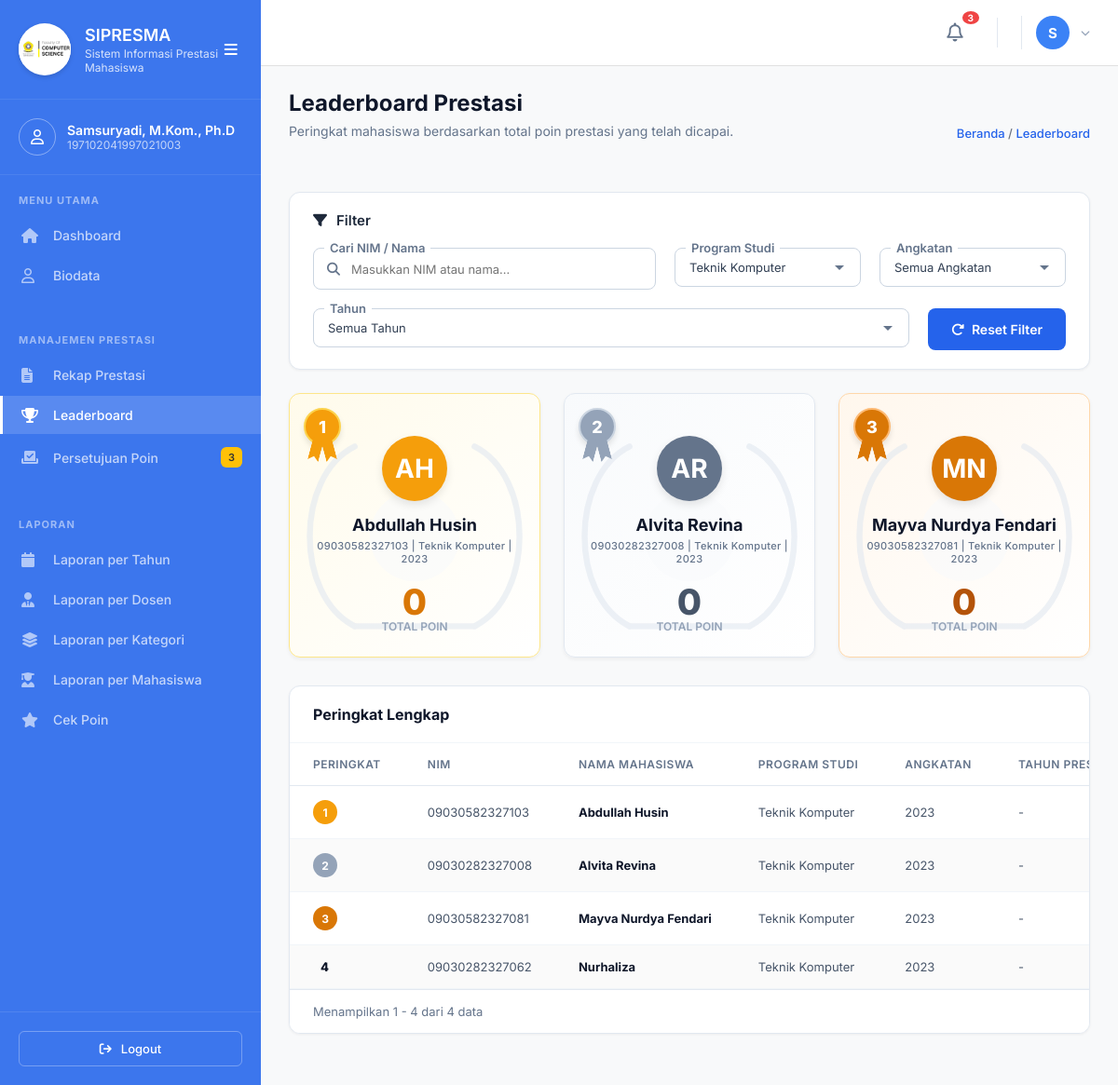
The page /pimpinan/Leaderboard.php?prodi=Teknik Komputer (signed in) on the database its author committed.
### tables this page shows
CREATE TABLE IF NOT EXISTS `mahasiswa` (
  `id` int NOT NULL AUTO_INCREMENT,
  `user_id` int DEFAULT NULL,
  `nim` varchar(20) NOT NULL,
  `nama` varchar(100) NOT NULL,
  `prodi` varchar(100) DEFAULT NULL,
  `kelas` varchar(50) DEFAULT NULL,
  `pembimbing_akademik` varchar(100) DEFAULT NULL,
  `angkatan` varchar(10) NOT NULL,
  `email` varchar(100) DEFAULT NULL,
  `telp` varchar(20) DEFAULT NULL,
  `ipk` decimal(3,2) DEFAULT '0.00',
  `total_poin` int DEFAULT '0',
  `status_akun` varchar(20) DEFAULT 'aktif',
  `created_at` datetime DEFAULT CURRENT_TIMESTAMP,
  PRIMARY KEY (`id`),
  UNIQUE KEY `nim` (`nim`),
  KEY `user_id` (`user_id`),
  CONSTRAINT `mahasiswa_ibfk_1` FOREIGN KEY (`user_id`) REFERENCES `users` (`id`) ON DELETE CASCADE
);

### pimpinan/Leaderboard.php (the view, shortened to what this page needs)
<?php
require '../koneksi.php';
$filter_prodi = isset($_GET['prodi']) ? $_GET['prodi'] : '';
$search = isset($_GET['search']) ? $_GET['search'] : '';
$base_query = "
SELECT
    m.id,
    m.nim,
    m.nama,
    m.prodi,
    m.angkatan,
    COALESCE(SUM(
        CASE WHEN p.status = 'approved' THEN
            (SELECT pc.poin FROM poin_config pc WHERE (pc.tingkat = p.tingkat OR (p.tingkat = 'Kota/Kabupaten' AND pc.tingkat IN ('Kota','Kabupaten'))) AND pc.juara = p.juara ORDER BY pc.poin DESC LIMIT 1)
        ELSE 0 END
    ), 0) AS total_poin,
    COUNT(CASE WHEN p.status = 'approved' THEN 1 END) AS total_prestasi,
    GROUP_CONCAT(DISTINCT CASE WHEN p.status = 'approved' THEN p.tahun END ORDER BY p.tahun DESC SEPARATOR ', ') AS tahun_prestasi
FROM mahasiswa m
LEFT JOIN prestasi p ON m.id = p.mahasiswa_id
";
$where_clauses = ["1=1"];
if ($filter_prodi !== '') {
    $where_clauses[] = "m.prodi = '" . $conn->real_escape_string($filter_prodi) . "'";
}
$query = $base_query . " WHERE " . implode(" AND ", $where_clauses) . " GROUP BY m.id, m.nim, m.nama, m.prodi, m.angkatan ORDER BY total_poin DESC, m.nama ASC";
$q_leaderboard = $conn->query($query);
$leaderboard_data = [];
$rank = 1;
while($row = $q_leaderboard->fetch_assoc()) {
    $row['rank'] = $rank++;
    $leaderboard_data[] = $row;
}
$prodis = [];
$q_prodi = $conn->query("SELECT DISTINCT prodi FROM mahasiswa WHERE prodi != '' AND prodi IS NOT NULL ORDER BY prodi ASC");
while($row = $q_prodi->fetch_assoc()) { $prodis[] = $row['prodi']; }
$top1 = isset($leaderboard_data[0]) ? $leaderboard_data[0] : null;
$top2 = isset($leaderboard_data[1]) ? $leaderboard_data[1] : null;
$top3 = isset($leaderboard_data[2]) ? $leaderboard_data[2] : null;
function getInitials($name) {
    $words = explode(' ', $name);
    $initials = '';
    foreach ($words as $w) {
        $initials .= strtoupper(substr($w, 0, 1));
        if (strlen($initials) >= 2) break;
    }
    return $initials;
}
?>
<!DOCTYPE html>
<html lang="id">
<head>
    <link rel="stylesheet" href="https://cdnjs.cloudflare.com/ajax/libs/font-awesome/6.4.0/css/all.min.css">
    <link rel="stylesheet" href="../administrator/Assets/Css/Style.css?v=<?= time() ?>">
</head>
<body class="dashboard-body new-dashboard">
    <?php include 'LayoutSidebar.php'; ?>
    <main class="main-content-new" id="mainContent">
        <?php include 'Topbar.php'; ?>
        <div class="content-wrapper-new">
            <div class="page-header-new">
                <div class="page-header-flex">
                    <div class="page-title-new">
                        <div class="page-header-text">
                            <h1 style="margin: 0 0 5px 0; font-size: 24px; font-weight: 800; color: #0f172a;">Leaderboard Prestasi</h1>
                            <p style="font-family: 'Inter', sans-serif; font-size: 13px; font-weight: 400; color: #64748b; line-height: 1.5; margin: 0;">Peringkat mahasiswa berdasarkan total poin prestasi yang telah dicapai.</p>
                        </div>
                    </div>
                    <div style="display: flex; flex-direction: column; align-items: flex-end; gap: 15px;">
                        <div class="breadcrumb-top" style="margin-bottom: 0;">
                            <a href="Dashboard.php">Beranda</a> <span>/</span> Leaderboard
                        </div>
                    </div>
                </div>
            </div>
            <form action="Leaderboard.php" method="GET" id="filterForm">
                <div class="filter-card">
                    <div class="filter-header">
                        <i class="fa-solid fa-filter"></i> Filter
                    </div>
                    <div class="filter-controls">
                        <div class="filter-group" style="flex: 2; min-width: 250px;">
                            <label class="filter-label">Cari NIM / Nama</label>
                            <div style="position: relative; display: flex; align-items: center;">
                                <input type="text" class="filter-input" name="search" id="filterSearch" placeholder="Masukkan NIM atau nama..." value="<?= htmlspecialchars($search) ?>">
                                <i class="fa-solid fa-magnifying-glass" style="position: absolute; left: 15px; color: #64748b; font-size: 14px;"></i>
                            </div>
                        </div>
                        <div class="filter-group">
                            <label class="filter-label">Program Studi</label>
                            <select class="filter-select" name="prodi" id="filterProdi" onchange="document.getElementById('filterForm').submit()">
                                <?php foreach($prodis as $p): ?>
                                <option value="<?= htmlspecialchars($p) ?>" <?= $filter_prodi === $p ? 'selected' : '' ?>><?= htmlspecialchars($p) ?></option>
                                <?php endforeach; ?>
                            </select>
                        </div>
                        <div class="filter-group">
                            <label class="filter-label">Angkatan</label>
                            <select class="filter-select" name="angkatan" id="filterAngkatan" onchange="document.getElementById('filterForm').submit()">
                                <option value="">Semua Angkatan</option>
                            </select>
                        </div>
                        <div class="filter-group">
                            <label class="filter-label">Tahun</label>
                            <select class="filter-select" name="tahun" id="filterTahun" onchange="document.getElementById('filterForm').submit()">
                                <option value="">Semua Tahun</option>
                            </select>
                        </div>
                        <a href="Leaderboard.php" class="btn-reset">
                            <i class="fa-solid fa-rotate-right"></i> Reset Filter
                        </a>
                    </div>
                </div>
            </form>
            <?php if(count($leaderboard_data) >= 3): ?>
            <div class="top3-grid animate-slide-up d-1">
                <?php if($top1): ?>
                <div class="top-card card-gold">
                    <div class="medal-icon">1</div>
                    <div class="avatar-lg"><?= getInitials($top1['nama']) ?></div>
                    <h3><?= htmlspecialchars($top1['nama']) ?></h3>
                    <div class="student-details"><?= htmlspecialchars($top1['nim']) ?> | <?= htmlspecialchars($top1['prodi']) ?> | <?= htmlspecialchars($top1['angkatan']) ?></div>
                    <div class="points-number"><?= $top1['total_poin'] ?></div>
                    <div class="points-label">Total Poin</div>
                </div>
                <?php endif; ?>
                <?php if($top2): ?>
                <div class="top-card card-silver">
                    <div class="medal-icon">2</div>
                    <div class="avatar-lg"><?= getInitials($top2['nama']) ?></div>
                    <h3><?= htmlspecialchars($top2['nama']) ?></h3>
                    <div class="student-details"><?= htmlspecialchars($top2['nim']) ?> | <?= htmlspecialchars($top2['prodi']) ?> | <?= htmlspecialchars($top2['angkatan']) ?></div>
                    <div class="points-number"><?= $top2['total_poin'] ?></div>
                    <div class="points-label">Total Poin</div>
                </div>
                <?php endif; ?>
                <?php if($top3): ?>
                <div class="top-card card-bronze">
                    <div class="medal-icon">3</div>
                    <div class="avatar-lg"><?= getInitials($top3['nama']) ?></div>
                    <h3><?= htmlspecialchars($top3['nama']) ?></h3>
                    <div class="student-details"><?= htmlspecialchars($top3['nim']) ?> | <?= htmlspecialchars($top3['prodi']) ?> | <?= htmlspecialchars($top3['angkatan']) ?></div>
                    <div class="points-number"><?= $top3['total_poin'] ?></div>
                    <div class="points-label">Total Poin</div>
                </div>
                <?php endif; ?>
            </div>
            <?php endif; ?>
            <div class="table-card animate-slide-up d-2">
                <div class="table-header">
                    <h2>Peringkat Lengkap</h2>
                </div>
                <div class="table-responsive">
                    <table class="custom-table" id="leaderboardTable">
                        <thead>
                            <tr>
                                <th>PERINGKAT</th>
                                <th>NIM</th>
                                <th>NAMA MAHASISWA</th>
                                <th>PROGRAM STUDI</th>
                                <th>ANGKATAN</th>
                                <th>TAHUN PRESTASI</th>
                            </tr>
                        </thead>
                        <tbody id="tableBody">
                            <?php
                            $anim_idx = 1;
                            foreach($leaderboard_data as $row):
                                $rank_val = $row['rank'];
                                $rank_html = '';
                                if($rank_val == 1) $rank_html = '<div class="rank-circle rank-1">1</div>';
                                elseif($rank_val == 2) $rank_html = '<div class="rank-circle rank-2">2</div>';
                                elseif($rank_val == 3) $rank_html = '<div class="rank-circle rank-3">3</div>';
                                else $rank_html = '<div class="rank-other">'.$rank_val.'</div>';
                                $d_class = 'd-item-' . ($anim_idx <= 10 ? $anim_idx : 10);
                            ?>
                            <tr class="table-row item-anim <?= $d_class ?>">
                                <td><?= $rank_html ?></td>
                                <td><?= htmlspecialchars($row['nim']) ?></td>
                                <td class="col-name"><?= htmlspecialchars($row['nama']) ?></td>
                                <td><?= htmlspecialchars($row['prodi']) ?></td>
                                <td><?= htmlspecialchars($row['angkatan']) ?></td>
                                <td><?= htmlspecialchars($row['tahun_prestasi'] ? $row['tahun_prestasi'] : '-') ?></td>
                            </tr>
                            <?php
                                $anim_idx++;
                            endforeach;
                            ?>
                        </tbody>
                    </table>
                </div>
                <?php if(count($leaderboard_data) > 0): ?>
                <div class="table-footer">
                    <div class="pagination-info" id="paginationInfo">Menampilkan 1 - 10 dari <?= count($leaderboard_data) ?> data</div>
                </div>
                <?php endif; ?>
            </div>
        </div>
    </main>
</body>
</html>

### administrator/Assets/Css/Style.css (style rules this page uses)
:root { --primary-color: #3c76ed; --primary-hover: #2a5cc5; --bg-color: #f4f7f6; --text-main: #333333; --text-muted: #6c757d; --white: #ffffff; --border-color: #e0e0e0; --shadow-sm: 0 4px 6px rgba(0, 0, 0, 0.05); --shadow-md: 0 10px 30px rgba(0, 0, 0, 0.1); --radius-lg: 12px; --radius-md: 8px; --sidebar-width: 260px; }
* { margin: 0; padding: 0; box-sizing: border-box; font-family: "Inter", sans-serif; }
html, body { background-color: var(--bg-color); color: var(--text-main); overflow-x: hidden !important; max-width: 100%; -ms-overflow-style: none; scrollbar-width: none; }
* { -ms-overflow-style: none; scrollbar-width: none; }
a { text-decoration: none; color: inherit; }
.new-dashboard { display: flex; height: 100vh; overflow: hidden; background-color: #f8f9fa; }
.main-content-new { flex: 1; min-width: 0; display: flex; flex-direction: column; overflow-y: auto; overflow-x: hidden !important; }
.content-wrapper-new { padding: 30px; width: 100%; max-width: 100%; }
.page-header-new { display: flex; justify-content: space-between; align-items: flex-end; margin-bottom: 30px; }
.page-title-new { display: flex; align-items: center; gap: 15px; }
.page-title-new h1 { font-size: 24px; font-weight: 600; color: #212529; margin-bottom: 4px; }
.page-title-new p { font-size: 14px; color: #6c757d; }
.page-header-flex { display: flex; justify-content: space-between; align-items: flex-start; width: 100%; }
.breadcrumb-top { font-size: 13px; color: #2563eb; font-weight: 500; text-align: right; margin-bottom: 5px; }
.breadcrumb-top span { color: #6b7280; }
.breadcrumb-top a { color: #2563eb; text-decoration: none; }
.rank-circle { width: 40px; height: 40px; border-radius: 50%; display: flex; justify-content: center; align-items: center; font-weight: 700; font-size: 16px; color: #ffffff; margin-right: 20px; }
.rank-1 { background-color: #f1c40f; }
.rank-2 { background-color: #bdc3c7; }
.rank-3 { background-color: #cd7f32; }
.points-label { font-size: 12px; color: #6c757d; display: block; margin-top: -5px; }
.table-responsive { overflow-x: auto; }
:root { --primary-color: #2563eb !important; --primary-hover: #1d4ed8 !important; --text-main: #0f172a !important; --text-muted: #64748b !important; --border-color: #e2e8f0 !important; --shadow-sm: 0 1px 3px rgba(0, 0, 0, 0.05) !important; --shadow-md: 0 4px 6px -1px rgba(0, 0, 0, 0.1) !important; --shadow-lg: 0 10px 15px -3px rgba(0, 0, 0, 0.1) !important; --radius-md: 8px !important; --radius-lg: 12px !important; }
body, html { font-family: "Inter", sans-serif !important; color: var(--text-main) !important; font-size: 14px !important; }
.page-header-new h1, .page-title-text, .page-title-new h1, .page-title-new h2 { font-family: "Inter", sans-serif !important; font-size: 24px !important; font-weight: 700 !important; color: #0f172a !important; }
.page-header-new p, .page-title-new p { font-family: "Inter", sans-serif !important; font-size: 14px !important; }
body, html, button, input, textarea, select, table, th, td, p, span, div, a, label, .detail-label, .form-group label { font-family: "Inter", sans-serif !important; }
label, .form-group label, .modern-label, .detail-label { font-size: 13px !important; font-weight: 600 !important; }
input, textarea, select, .form-control, .custom-input, .custom-select { font-size: 13px !important; }
table th, .verifikasi-table th, .custom-table th { font-size: 12px !important; font-weight: 600 !important; }
table td, .verifikasi-table td, .custom-table td { font-size: 13px !important; }

### rows shown on the page
mahasiswa: nama "AH", nama "Abdullah Husin", nim "09030582327103", prodi "Teknik Komputer", angkatan "2023", tahun_prestasi "-"
mahasiswa: nama "AR", nama "Alvita Revina", nim "09030282327008", prodi "Teknik Komputer", angkatan "2023", tahun_prestasi "-"
mahasiswa: nama "MN", nama "Mayva Nurdya Fendari", nim "09030582327081", prodi "Teknik Komputer", angkatan "2023", tahun_prestasi "-"
mahasiswa: rank_val "4", nim "09030282327062", nama "Nurhaliza", prodi "Teknik Komputer", angkatan "2023", tahun_prestasi "-"

### other values the page prints
$_SESSION['pimpinan_nama'] "Samsuryadi, M.Kom., Ph.D"
$_SESSION['pimpinan_nip'] "197102041997021003"
$total_poin_pending "3"
$total_notif "3"
$top1['total_poin'] "0"
$top2['total_poin'] "0"
$top3['total_poin'] "0"
form field prodi "Teknik Komputer"
